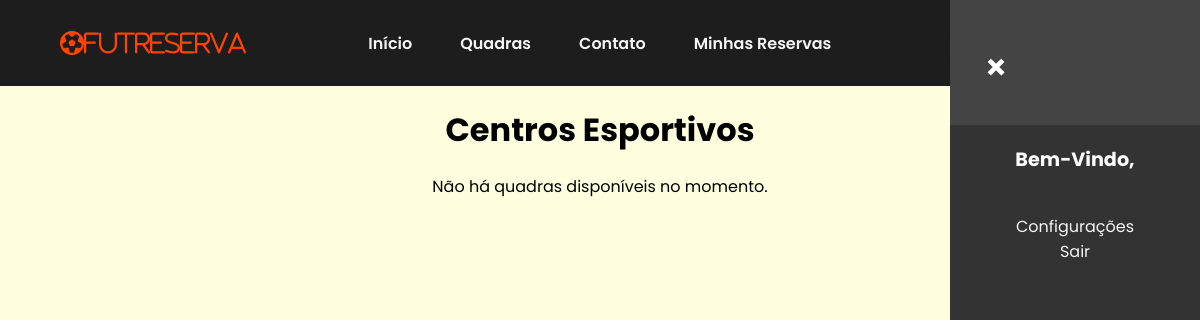
Before: /society.php with the older database file.
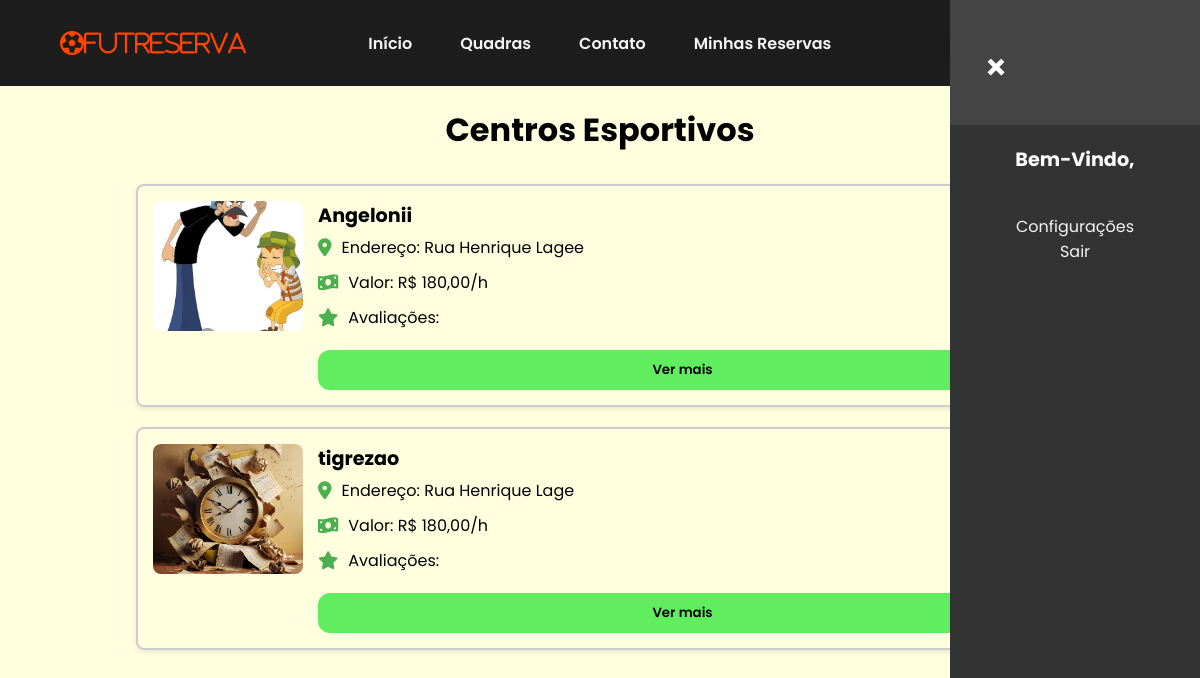
After: the same page with the newer database file.
### tables this page shows
CREATE TABLE `quadra` (
  `id_quadra` int(11) NOT NULL,
  `nome` varchar(100) NOT NULL,
  `endereco` varchar(255) NOT NULL,
  `tipo` varchar(255) NOT NULL,
  `preco` decimal(10,2) NOT NULL,
  `imagem` varchar(255) NOT NULL,
  `id_usuario` int(11) NOT NULL
);

### society.php (the view, shortened to what this page needs)
<?php
$servername = "localhost";
$username = "root";
$password = "";
$dbname = "reservaquadras";
$conn = new mysqli($servername, $username, $password, $dbname);
$sql = "SELECT id_quadra, nome, endereco, preco, imagem, id_usuario FROM quadra WHERE tipo = 'society'";
$result = $conn->query($sql);
?>
<!DOCTYPE html>
<html lang="pt-BR">
<head>
    <link rel="stylesheet" href="styles/quadras.css">
    <link rel="stylesheet" href="https://cdnjs.cloudflare.com/ajax/libs/font-awesome/6.6.0/css/all.min.css" />
    <link rel="stylesheet" href="styles/styles.css">
    <link rel="stylesheet" href="styles/home.css">
    <link rel="stylesheet" href="styles/header.css">
    <link rel="stylesheet" href="https://unpkg.com/swiper/swiper-bundle.min.css">
</head>
<body>
<header>
    <nav id="navbar">
        <i class="fa-regular fa-futbol" id="logo">FutReserva</i>
        <ul id="nav_list">
            <li id="nav-item"><a href="index.php">Início</a></li>
            <li id="nav-item"><a href="quadras.php">Quadras</a></li>
            <li id="nav-item"><a href="contatos.php">Contato</a></li>
            <li id="nav-item"><a href="reservas.php">Minhas Reservas</a></li>
        </ul>
        <div id="login-section">
            <?php if (!isset($_SESSION['user_id'])): ?>
                <button id="btn-default"><a href="login.php" id="Login-botton">Login</a></button>
            <?php endif; ?>
        </div>
    </nav>
    <div id="sidebar">
    <div id="sidebar-header">
        <button id="close-sidebar">&times;</button>
    </div>
    <div id="sidebar-content">
        <div id="profile-section">
        <h2 id="user-name">
    <span style="color: white;">Bem-Vindo,</span>
</h2>
        </div>
        <div id="settings-section">
            <a href="config.php">Configurações</a>
            <br>
            <a href="logout.php">Sair</a>
        </div>
    </div>
</div>
</header>
<h1>Centros Esportivos</h1>
<div class="quadras-container">
    <?php if ($result->num_rows > 0): ?>
        <?php while($row = $result->fetch_assoc()): ?>
            <div class="quadra">
                <img src="img/<?= $row['imagem']; ?>" alt="Imagem da quadra" class="foto">
                <div class="detalhes">
                    <h2 class="nome"><?= $row['nome']; ?></h2>
                    <div class="info">
                        <i class="fa-solid fa-location-dot"></i>
                        <p>Endereço: <?= $row['endereco']; ?></p>
                    </div>
                    <div class="info">
                        <i class="fa-solid fa-money-bill-wave"></i>
                        <p>Valor: R$ <?= number_format($row['preco'], 2, ',', '.'); ?>/h</p>
                    </div>
                    <div class="info">
                        <i class="fa-solid fa-star"></i>
                        <p>Avaliações:</p>
                    </div>
                    <button class="ver-mais" data-target="#modal-<?= $row['id_quadra']; ?>">Ver mais</button>
                </div>
            </div>
        <?php endwhile; ?>
    <?php else: ?>
        <p>Não há quadras disponíveis no momento.</p>
    <?php endif; ?>
</div>
</body>
</html>

### styles/quadras.css (style rules this page uses)
body { font-family: Poppins, sans-serif; }
h1 { text-align: center; margin-top: 20px; font-size: 2em; }
.quadras-container { display: flex; flex-direction: column; justify-content: flex-start; align-items: center; padding: 20px; }
.quadra { display: flex; flex-direction: row; margin: 10px 0; padding: 15px; border: 2px solid #ccc; border-radius: 8px; width: 80%; box-shadow: 0 2px 5px rgba(0, 0, 0, 0.1); }
.foto { width: 150px; height: 130px; object-fit: cover; border-radius: 8px; margin-right: 15px; }
.detalhes { display: flex; flex-direction: column; justify-content: center; flex-grow: 1; }
.nome { font-weight: bold; font-size: 1.2em; margin-bottom: 5px; }
button { margin: 10px 0 0; padding: 10px 14px; background-color: rgb(96, 238, 96); border: none; border-radius: 12px; font-weight: 600; cursor: pointer; transition: background-color .3s ease; }
.info { display: flex; align-items: center; margin-bottom: 10px; }
.info i { font-size: 18px; margin-right: 10px; color: #4CAF50; }

### styles/styles.css (style rules this page uses)
* { font-family: "Poppins", sans-serif; margin: 0; padding: 0; box-sizing: border-box; }
body { background-color: lightyellow; }
#btn-default { border: none; display: flex; align-items: center; justify-content: center; background-color: rgb(96, 238, 96); border-radius: 12px; padding: 10px 14px; font-weight: 600; box-shadow: 0px 0px 10px 2px rgba(0, 0, 0, 0.1); cursor: pointer; transition: background-color .3s ease; }
#btn-default a { text-decoration: none; color: #1d1d1d; }

### styles/header.css (style rules this page uses)
header { width: 100%; padding: 18px 5%; background-color: #1d1d1d; }
#navbar { width: 100%; display: flex; align-items: center; justify-content: space-between; }
#navbar #logo { font-size: 24px; color: #ff4500; }
#nav_list { display: flex; list-style: none; gap: 48px; }
#nav-item a { text-decoration: none; color: whitesmoke; font-weight: 600; }
#sidebar { height: 100%; width: 250px; position: fixed; top: 0; right: 0; background-color: #333; color: white; overflow-x: hidden; transition: 0.5s; display: flex; flex-direction: column; z-index: 9999; }
#sidebar-header { display: flex; justify-content: space-between; align-items: center; padding: 20px; background-color: #444; }
#sidebar button#close-sidebar { font-size: 36px; background: transparent; border: none; color: white; cursor: pointer; }
#profile-section { text-align: center; margin: 20px 0; }
#user-name { margin: 10px 0; color: #fff; font-size: 1.2rem; }
#settings-section { margin-top: auto; padding: 20px; text-align: center; }
#settings-section a { text-decoration: none; color: whitesmoke; font-family: 'Poppins', 'sans-serif'; font-size: 1rem; }

### society.php (style rules this page uses)
* { font-family: 'Poppins', sans-serif; }

Changed rows visible on the page:
added quadra: imagem (picture), nome "Angelonii", endereco "Rua Henrique Lagee", preco "180,00"
added quadra: imagem (picture), nome "tigrezao", endereco "Rua Henrique Lage", preco "180,00"
Other visible differences:
text no longer shown: "Não há quadras disponíveis no momento."
